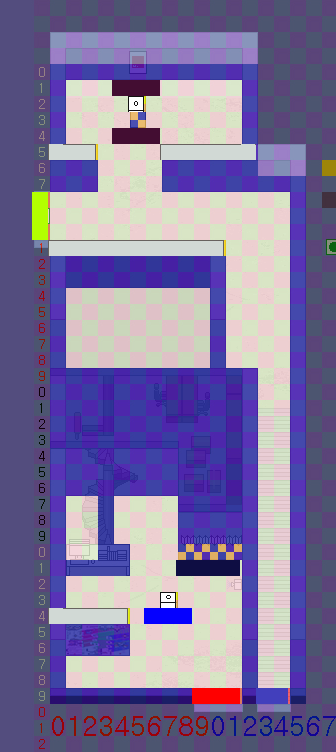

A level layout from a 2D game, rendered from its tile map. Below: a short description, then the map file with tile-grid data replaced by summaries:
An orthogonal 21x47 tile map with 16x16 px tiles, 2 tile layers (interaction, overCharacter), 2 hidden layers not drawn, 3 tilesets, 1 image layer and 6 objects (spawnExternal1, spawnExternal2, spawnTop, myhome, flatisthenewdeep, ...).

<map version="1.10" tiledversion="1.10.2" orientation="orthogonal" renderorder="right-down" width="21" height="47" tilewidth="16" tileheight="16" infinite="0" nextlayerid="9" nextobjectid="16">
 <editorsettings>
  <export target="busan1F.json" format="json" />
 </editorsettings>
 <tileset firstgid="1" name="collision" tilewidth="16" tileheight="16" tilecount="4" columns="2">
  <image source="simple_tile.png" width="32" height="32" />
  <tile id="0">
   <properties>
    <property name="name" value="art1" />
   </properties>
  </tile>
  <tile id="1">
   <properties>
    <property name="collides" type="bool" value="true" />
   </properties>
  </tile>
 </tileset>
 <tileset firstgid="5" name="busan-interaction" tilewidth="16" tileheight="16" tilecount="40" columns="10">
  <image source="busan-interactive.png" width="160" height="64" />
  <tile id="0">
   <properties>
    <property name="name" value="toExternal1" />
   </properties>
  </tile>
  <tile id="1">
   <properties>
    <property name="name" value="toExternal2" />
   </properties>
  </tile>
  <tile id="2">
   <properties>
    <property name="name" value="toTop" />
   </properties>
  </tile>
  <tile id="10">
   <properties>
    <property name="name" value="myhome" />
   </properties>
  </tile>
  <tile id="11">
   <properties>
    <property name="name" value="flatisthenewdeep" />
   </properties>
  </tile>
  <tile id="12">
   <properties>
    <property name="name" value="red" />
   </properties>
  </tile>
 </tileset>
 <tileset firstgid="45" name="background" tilewidth="16" tileheight="16" tilecount="966" columns="21">
  <image source="../img/tilesetimages/busan1F.png" width="336" height="744" />
  <tile id="0">
   <properties>
    <property name="Name" value="background" />
   </properties>
  </tile>
 </tileset>
 <imagelayer id="2" name="background" visible="0" opacity="0.95">
  <image source="../img/tilesetimages/busan1F.png" width="336" height="744" />
 </imagelayer>
 <imagelayer id="7" name="busan1Fmarking" offsetx="-17.6667" offsety="-154.333">
  <image source="../img/tilesetimages/busan1FMarking.png" width="651" height="922" />
 </imagelayer>
 <layer id="4" name="interaction" width="21" height="47">
  <data>[987 cells, 21 non-empty, 6 distinct tile ids]</data>
 </layer>
 <layer id="8" name="collision" width="21" height="47" visible="0">
  <data>[987 cells, 365 non-empty, 1 distinct tile ids]</data>
 </layer>
 <objectgroup id="3" name="Object Layer 1">
  <object id="9" name="spawnExternal1" x="219.167" y="674.833">
   <point />
  </object>
  <object id="10" name="spawnExternal2" x="273.167" y="668.666">
   <point />
  </object>
  <object id="11" name="spawnTop" x="70" y="216">
   <point />
  </object>
  <object id="12" name="myhome" x="213.333" y="549.667">
   <point />
  </object>
  <object id="14" name="flatisthenewdeep" x="169.333" y="599">
   <point />
  </object>
  <object id="15" name="red" x="138.667" y="63.3333">
   <point />
  </object>
 </objectgroup>
 <layer id="6" name="overCharacter" width="21" height="47">
  <data>[987 cells, 27 non-empty, 27 distinct tile ids]</data>
 </layer>
</map>
